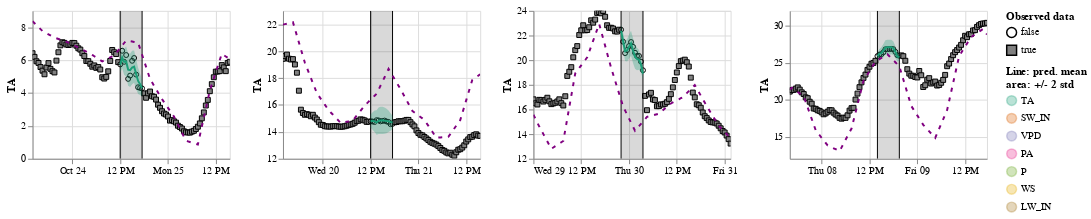

Write notebook code for a chart like this one.
### Code cell
show_results(learn_TA, items=items_TA, control_map=control_map, hide_no_gap=True)
